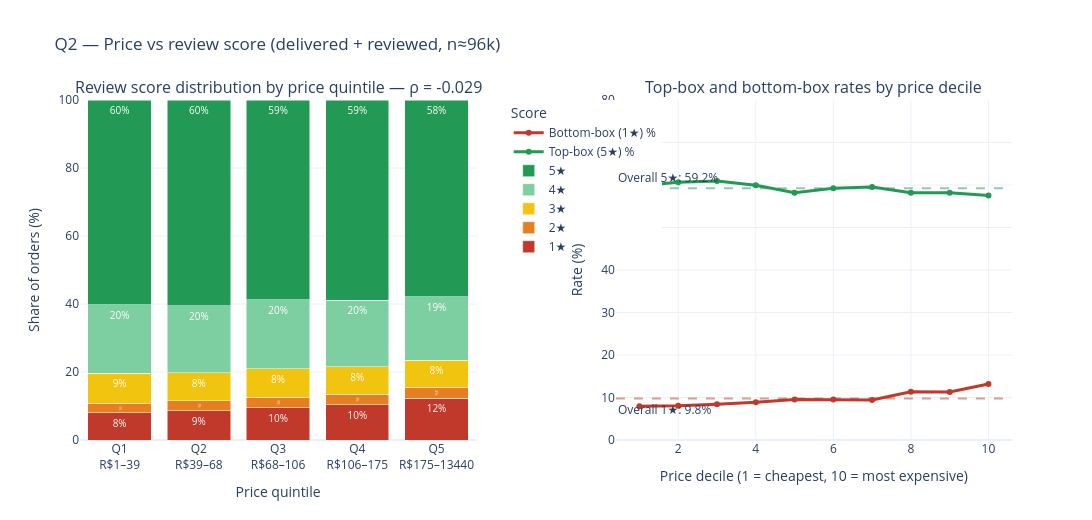

The code cell stored with this chart in its notebook:
### Code cell
# =========================================================
# Q2 visualization: flatness across the price range
# =========================================================

# Quintile for left panel (5 bars more readable than 10)
q2_q = q2.copy()
q2_q["price_quintile"] = pd.qcut(q2_q["items_price_total"], 5, labels=False) + 1
q2_q["price_decile"]   = pd.qcut(q2_q["items_price_total"], 10, labels=False) + 1

# Left panel data: review distribution per quintile (% stacked)
quintile_dist = (
    q2_q.groupby("price_quintile")["review_score"]
        .value_counts(normalize=True)
        .mul(100)
        .unstack(fill_value=0)
        .sort_index()
)

# Quintile labels with price range
quintile_ranges = q2_q.groupby("price_quintile")["items_price_total"].agg(["min", "max"]).round(0)
quintile_labels = [
    f"Q{i}<br>R${int(r['min'])}–{int(r['max'])}"
    for i, r in quintile_ranges.iterrows()
]

# Right panel data: decile top-box and bottom-box rates
decile_stats_q2 = q2_q.groupby("price_decile").agg(
    price_median=("items_price_total", "median"),
    top_box=("review_score", lambda s: (s == 5).mean() * 100),
    bottom_box=("review_score", lambda s: (s == 1).mean() * 100),
).reset_index()

overall_top = (q2["review_score"] == 5).mean() * 100
overall_bot = (q2["review_score"] == 1).mean() * 100

fig = make_subplots(
    rows=1, cols=2,
    subplot_titles=(
        f"Review score distribution by price quintile — ρ = {rho_q2:+.3f}",
        "Top-box and bottom-box rates by price decile",
    ),
    horizontal_spacing=0.15,
)

# Left: stacked bars per quintile
for star in [1, 2, 3, 4, 5]:
    values = quintile_dist[star].values if star in quintile_dist.columns else [0]*5
    fig.add_trace(
        go.Bar(
            x=quintile_labels,
            y=values,
            name=f"{star}★",
            marker_color=star_colors[star],
            text=[f"{v:.0f}%" for v in values],
            textposition="inside",
            textfont=dict(color="white", size=10),
            showlegend=True,
        ),
        row=1, col=1,
    )

# Right: top-box and bottom-box lines + reference lines
fig.add_trace(
    go.Scatter(
        x=decile_stats_q2["price_decile"],
        y=decile_stats_q2["top_box"],
        mode="lines+markers", name="Top-box (5★) %",
        line=dict(width=3, color="#229954"),
    ),
    row=1, col=2,
)
fig.add_trace(
    go.Scatter(
        x=decile_stats_q2["price_decile"],
        y=decile_stats_q2["bottom_box"],
        mode="lines+markers", name="Bottom-box (1★) %",
        line=dict(width=3, color="#C0392B"),
    ),
    row=1, col=2,
)
# Reference lines for overall averages
fig.add_hline(
    y=overall_top, line_dash="dash", line_color="#229954", opacity=0.5,
    annotation_text=f"Overall 5★: {overall_top:.1f}%",
    annotation_position="top left",
    row=1, col=2,
)
fig.add_hline(
    y=overall_bot, line_dash="dash", line_color="#C0392B", opacity=0.5,
    annotation_text=f"Overall 1★: {overall_bot:.1f}%",
    annotation_position="bottom left",
    row=1, col=2,
)

fig.update_layout(
    barmode="stack",
    title_text="Q2 — Price vs review score (delivered + reviewed, n≈96k)",
    height=520, width=1200, template="plotly_white",
    legend=dict(title="Score", orientation="v", x=0.46, y=1.0),
)
fig.update_yaxes(title_text="Share of orders (%)", row=1, col=1, range=[0, 100])
fig.update_yaxes(title_text="Rate (%)", row=1, col=2, range=[0, 80])
fig.update_xaxes(title_text="Price quintile", row=1, col=1)
fig.update_xaxes(title_text="Price decile (1 = cheapest, 10 = most expensive)", row=1, col=2)

fig.show()
fig.write_image(PROJECT_ROOT / "reports" / "figures" / "10_q2_price_vs_review.png", scale=2)

### Figure 1 — Plotly figure (JSON) as saved in the notebook; plotly's stock layout.template omitted (floating-point values rounded to 4 significant figures)
{"data": [{"marker": {"color": "#C0392B"}, "name": "1★", "showlegend": true, "text": ["8%", "9%", "10%", "10%", "12%"], "textfont": {"color": "white", "size": 10}, "textposition": "inside", "type": "bar", "x": ["Q1<br>R$1–39", "Q2<br>R$39–68", "Q3<br>R$68–106", "Q4<br>R$106–175", "Q5<br>R$175–13440"], "xaxis": "x", "y": [8.006, 8.657, 9.533, 10.37, 12.24], "yaxis": "y"}, {"marker": {"color": "#E67E22"}, "name": "2★", "showlegend": true, "text": ["3%", "3%", "3%", "3%", "3%"], "textfont": {"color": "white", "size": 10}, "textposition": "inside", "type": "bar", "x": ["Q1<br>R$1–39", "Q2<br>R$39–68", "Q3<br>R$68–106", "Q4<br>R$106–175", "Q5<br>R$175–13440"], "xaxis": "x", "y": [2.806, 2.912, 3.092, 3.076, 3.34], "yaxis": "y"}, {"marker": {"color": "#F1C40F"}, "name": "3★", "showlegend": true, "text": ["9%", "8%", "8%", "8%", "8%"], "textfont": {"color": "white", "size": 10}, "textposition": "inside", "type": "bar", "x": ["Q1<br>R$1–39", "Q2<br>R$39–68", "Q3<br>R$68–106", "Q4<br>R$106–175", "Q5<br>R$175–13440"], "xaxis": "x", "y": [8.75, 8.248, 8.351, 8.123, 7.825], "yaxis": "y"}, {"marker": {"color": "#7DCEA0"}, "name": "4★", "showlegend": true, "text": ["20%", "20%", "20%", "20%", "19%"], "textfont": {"color": "white", "size": 10}, "textposition": "inside", "type": "bar", "x": ["Q1<br>R$1–39", "Q2<br>R$39–68", "Q3<br>R$68–106", "Q4<br>R$106–175", "Q5<br>R$175–13440"], "xaxis": "x", "y": [20.2, 19.74, 20.31, 19.58, 18.74], "yaxis": "y"}, {"marker": {"color": "#229954"}, "name": "5★", "showlegend": true, "text": ["60%", "60%", "59%", "59%", "58%"], "textfont": {"color": "white", "size": 10}, "textposition": "inside", "type": "bar", "x": ["Q1<br>R$1–39", "Q2<br>R$39–68", "Q3<br>R$68–106", "Q4<br>R$106–175", "Q5<br>R$175–13440"], "xaxis": "x", "y": [60.24, 60.44, 58.71, 58.85, 57.85], "yaxis": "y"}, {"line": {"color": "#229954", "width": 3}, "mode": "lines+markers", "name": "Top-box (5★) %", "type": "scatter", "x": [1, 2, 3, 4, 5, 6, 7, 8, 9, 10], "xaxis": "x2", "y": [59.8, 60.67, 60.93, 59.95, 58.19, 59.23, 59.54, 58.16, 58.16, 57.54], "yaxis": "y2"}, {"line": {"color": "#C0392B", "width": 3}, "mode": "lines+markers", "name": "Bottom-box (1★) %", "type": "scatter", "x": [1, 2, 3, 4, 5, 6, 7, 8, 9, 10], "xaxis": "x2", "y": [7.955, 8.056, 8.429, 8.885, 9.529, 9.538, 9.413, 11.33, 11.31, 13.18], "yaxis": "y2"}], "layout": {"annotations": [{"font": {"size": 16}, "showarrow": false, "text": "Review score distribution by price quintile — ρ = -0.029", "x": 0.2125, "xanchor": "center", "xref": "paper", "y": 1, "yanchor": "bottom", "yref": "paper"}, {"font": {"size": 16}, "showarrow": false, "text": "Top-box and bottom-box rates by price decile", "x": 0.7875, "xanchor": "center", "xref": "paper", "y": 1, "yanchor": "bottom", "yref": "paper"}, {"showarrow": false, "text": "Overall 5★: 59.2%", "x": 0, "xanchor": "left", "xref": "x2 domain", "y": 59.22, "yanchor": "bottom", "yref": "y2"}, {"showarrow": false, "text": "Overall 1★: 9.8%", "x": 0, "xanchor": "left", "xref": "x2 domain", "y": 9.76, "yanchor": "top", "yref": "y2"}], "barmode": "stack", "height": 520, "legend": {"orientation": "v", "title": {"text": "Score"}, "x": 0.46, "y": 1}, "shapes": [{"line": {"color": "#229954", "dash": "dash"}, "opacity": 0.5, "type": "line", "x0": 0, "x1": 1, "xref": "x2 domain", "y0": 59.22, "y1": 59.22, "yref": "y2"}, {"line": {"color": "#C0392B", "dash": "dash"}, "opacity": 0.5, "type": "line", "x0": 0, "x1": 1, "xref": "x2 domain", "y0": 9.76, "y1": 9.76, "yref": "y2"}], "title": {"text": "Q2 — Price vs review score (delivered + reviewed, n≈96k)"}, "width": 1200, "xaxis": {"anchor": "y", "domain": [0, 0.425], "title": {"text": "Price quintile"}}, "xaxis2": {"anchor": "y2", "domain": [0.575, 1], "title": {"text": "Price decile (1 = cheapest, 10 = most expensive)"}}, "yaxis": {"anchor": "x", "domain": [0, 1], "range": [0, 100], "title": {"text": "Share of orders (%)"}}, "yaxis2": {"anchor": "x2", "domain": [0, 1], "range": [0, 80], "title": {"text": "Rate (%)"}}}}
